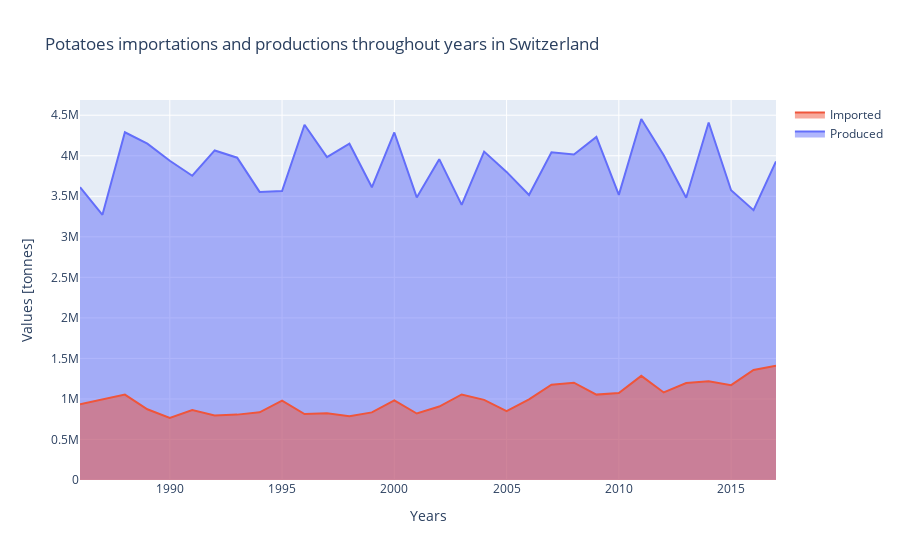

Notebook code for this chart:
### Code cell
fig = go.Figure()
fig.add_trace(go.Scatter(x=CH_data.Year.unique(), y=total_crops_imports.Value_crops.values, fill='tonexty', name='Produced')) # fill down to xaxis
fig.add_trace(go.Scatter(x=CH_data.Year.unique(), y=total_crops_imports.Value_imports.values, fill='tozeroy', name='Imported')) # fill to trace0 y
fig.update_layout(
    title="Potatoes importations and productions throughout years in Switzerland",
    yaxis_title="Values [tonnes]",
    xaxis_title='Years'
    )
fig.show()

### Figure 1 — Plotly figure (JSON) as saved in the notebook; plotly's stock layout.template omitted (floating-point values rounded to 4 significant figures)
{"data": [{"fill": "tonexty", "name": "Produced", "type": "scatter", "x": [1986, 1987, 1988, 1989, 1990, 1991, 1992, 1993, 1994, 1995, 1996, 1997, 1998, 1999, 2000, 2001, 2002, 2003, 2004, 2005, 2006, 2007, 2008, 2009, 2010, 2011, 2012, 2013, 2014, 2015, 2016, 2017], "y": [3611629, 3271589, 4289942, 4148671, 3938041, 3753955, 4065684, 3976376, 3554016, 3565056, 4382304, 3984052, 4148595, 3611235, 4287171, 3485966, 3957861, 3394090, 4051477, 3800683, 3515845, 4043939, 4015469, 4233145, 3517504, 4453533, 4006568, 3481733, 4409758, 3575157, 3328950, 3930716]}, {"fill": "tozeroy", "name": "Imported", "type": "scatter", "x": [1986, 1987, 1988, 1989, 1990, 1991, 1992, 1993, 1994, 1995, 1996, 1997, 1998, 1999, 2000, 2001, 2002, 2003, 2004, 2005, 2006, 2007, 2008, 2009, 2010, 2011, 2012, 2013, 2014, 2015, 2016, 2017], "y": [934853, 991137, 1053132, 872258, 765050, 864355, 796801, 806577, 834997, 978747, 812830, 824232, 787240, 834097, 982305, 820281, 906545, 1055097, 988346, 850655, 994547, 1175656, 1200120, 1053275, 1072805, 1284588, 1080381, 1196067, 1218121, 1169976, 1358225, 1410458]}], "layout": {"title": {"text": "Potatoes importations and productions throughout years in Switzerland"}, "xaxis": {"title": {"text": "Years"}}, "yaxis": {"title": {"text": "Values [tonnes]"}}}}
